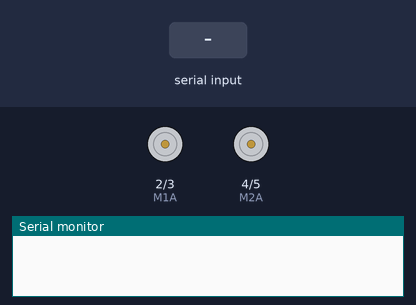
Recording of a sketch running on a simulated Arduino Uno, built with avr-gcc and run on an emulated ATmega328P. Shown: motor-driver pin pairs drawn as motors (green arrow = first pin HIGH = forward, orange = second pin HIGH = backward, longer = more drive), the last lines printed to the serial monitor. Inputs (shaded band) come from the test bench.

Above: at 1.2 s.
1.3 s: "ADELANTE\n" received over Serial
At 1.9 s:
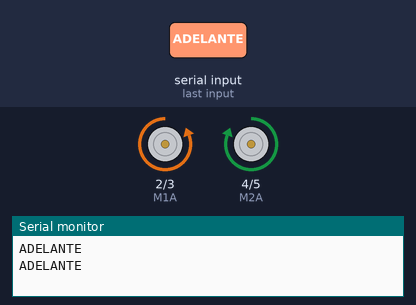
2.8 s: "ATRAS\n" received over Serial
At 4.2 s:
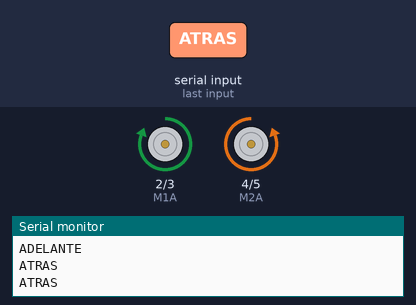
Timing chart, 0 to 5.8 s (numbered marks = the images above; inputs shaded):
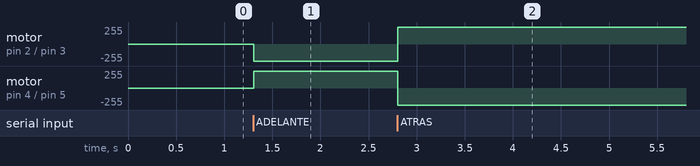

Measured:
- after the input at 1.3 s, motor on pin 2 (M1A) / pin 3 (M1B): stopped → backward 255/255 at once; motor on pin 4 (M2A) / pin 5 (M2B): stopped → forward 255/255 at once
- after the input at 2.8 s, motor on pin 2 (M1A) / pin 3 (M1B): backward 255/255 → forward 255/255 at once; motor on pin 4 (M2A) / pin 5 (M2B): forward 255/255 → backward 255/255 at once

The sketch:

sketch_nov23av2.ino
```cpp
// Definimos a las líneas a las que se encuentran
// conectados los puentes H
#define M1A 2
#define M1B 3
#define M2A 4
#define M2B 5

// Buffer para almacenar los textos de control
#define BUFFSIZE 255

void setup() {
  //Configuramos todos los pines de control como output
  pinMode(M1A, OUTPUT);
  pinMode(M1B, OUTPUT);
  pinMode(M2A, OUTPUT);
  pinMode(M2B, OUTPUT);

  // Iniciamos el serial al que está conectado el módulo bluetooth
  Serial.begin(9600);
}

// FORWARD
void adelante() {
  digitalWrite(M1A,LOW);
  digitalWrite(M1B,HIGH);
  digitalWrite(M2A,HIGH);
  digitalWrite(M2B,LOW);
}

// REVERSE
void atras() {
  digitalWrite(M1A,HIGH);
  digitalWrite(M1B,LOW);
  digitalWrite(M2A,LOW);
  digitalWrite(M2B,HIGH);
}

char buffer[BUFFSIZE];
int i = 0;

void flush_buffer() {
  Serial.write((const uint8_t*)buffer,i);
  for(int j=0;j<=i;j++) {
    buffer[j] = 0;
  }
  i = 0;
}

void append_buffer(char c) {
  if(i<BUFFSIZE) {
    buffer[i++] = c;
  } else {
    flush_buffer();
  }
}

void loop() {
  while(Serial.available()>0) {
    char c = Serial.read();
    append_buffer(c);
    Serial.write(c);
    if(c=='\r'||c=='\n') {
       if(strstr(buffer,"ADELANTE")!=0) {
          adelante();
       }
       if(strstr(buffer,"ATRAS")!=0) {
          atras();
       }
       flush_buffer();
       Serial.write("\r\n");
    }
  }
}
```
